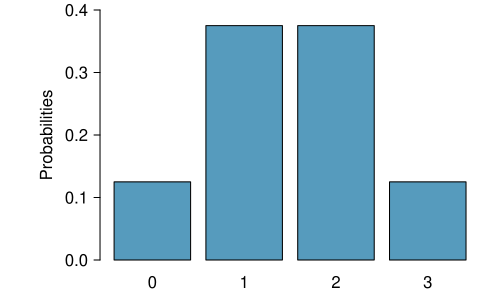

Write the R code that produced this figure.
# bar graph of distribution of number heads, 3 coin tosses

library(openintro)
data(COL)

x.values = c(0, 1, 2, 3)
x.probs = c(1/8, 3/8, 3/8, 1/8)

x.dist.table = as.table(cbind(x.values, x.probs))
x.dist.table
barplot(x.probs, names.arg = c("0", "1", "2", "3"), xlab = "Values of X", ylab = "Probabilities")

myPDF("barPlotCoinTossing.pdf",
      4.9,
      3,
      mar = c(2, 5, 0.5, 0.5),
      mgp = c(2.2, 0.6, 0))
barplot(x.probs, col=COL[1], ylim=c(0,.4), width=2, names.arg = c("0", "1", "2", "3"), xlab = "Values of X", ylab = "Probabilities")

dev.off()
